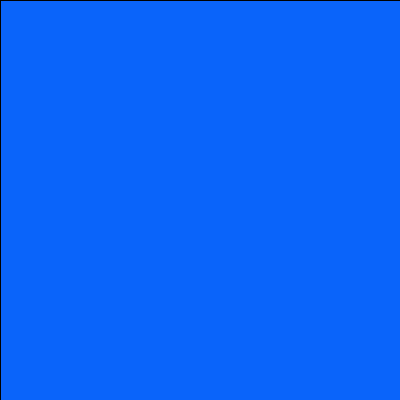
Frame 1 (no input)
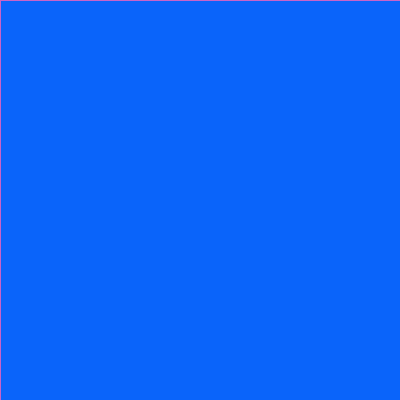
Frame 60 (the mouse pressed at the canvas centre just before this capture)
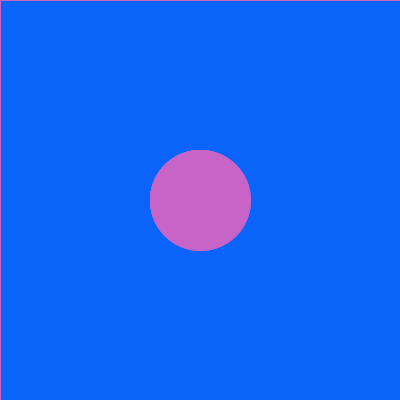
Frame 120 (the mouse held since frame 60 and released just before this capture)

The Processing sketch that drew these frames (run headless with seeded random() and noise(); from frame 60 on, the mouse is pressed at the canvas centre):

// Processing sketch: processing_74494
// ── processing_74494.pde

void setup (){
  size (400,400);
  background (10, 100, 250);
  smooth ();
}
 
void draw (){
  
    fill(10,100,250,60);
  rect(0,0,width,height);
  
 stroke(200,100,200);
 fill (200,100,200);
  ellipse (mouseX, mouseY, mouseX/2, mouseX/2);

  }
